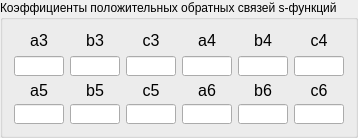
      <widget class="QGroupBox" name="groupBox_3">
       <property name="title">
        <string>Коэффициенты положительных обратных связей s-функций</string>
       </property>
       <layout class="QGridLayout" name="gridLayout_5">
        <item row="1" column="2">
         <widget class="QLabel" name="label_30">
          <property name="maximumSize">
           <size>
            <width>50</width>
            <height>16</height>
           </size>
          </property>
          <property name="font">
           <font>
            <pointsize>12</pointsize>
           </font>
          </property>
          <property name="text">
           <string>c3</string>
          </property>
          <property name="alignment">
           <set>Qt::AlignCenter</set>
          </property>
         </widget>
        </item>
        <item row="1" column="0">
         <widget class="QLabel" name="label_28">
          <property name="minimumSize">
           <size>
            <width>22</width>
            <height>16</height>
           </size>
          </property>
          <property name="maximumSize">
           <size>
            <width>50</width>
            <height>16</height>
           </size>
          </property>
          <property name="font">
           <font>
            <pointsize>12</pointsize>
           </font>
          </property>
          <property name="text">
           <string>a3</string>
          </property>
          <property name="alignment">
           <set>Qt::AlignCenter</set>
          </property>
         </widget>
        </item>
        <item row="1" column="1">
         <widget class="QLabel" name="label_29">
          <property name="maximumSize">
           <size>
            <width>50</width>
            <height>16777215</height>
           </size>
          </property>
          <property name="font">
           <font>
            <pointsize>12</pointsize>
           </font>
          </property>
          <property name="text">
           <string>b3</string>
          </property>
          <property name="alignment">
           <set>Qt::AlignCenter</set>
          </property>
         </widget>
        </item>
        <item row="1" column="5">
         <widget class="QLabel" name="label_33">
          <property name="minimumSize">
           <size>
            <width>10</width>
            <height>19</height>
           </size>
          </property>
          <property name="maximumSize">
           <size>
            <width>50</width>
            <height>16777215</height>
           </size>
          </property>
          <property name="font">
           <font>
            <pointsize>12</pointsize>
           </font>
          </property>
          <property name="text">
           <string>c4</string>
          </property>
          <property name="alignment">
           <set>Qt::AlignCenter</set>
          </property>
         </widget>
        </item>
        <item row="1" column="4">
         <widget class="QLabel" name="label_32">
          <property name="maximumSize">
           <size>
            <width>50</width>
            <height>19</height>
           </size>
          </property>
          <property name="font">
           <font>
            <pointsize>12</pointsize>
           </font>
          </property>
          <property name="text">
           <string>b4</string>
          </property>
          <property name="alignment">
           <set>Qt::AlignCenter</set>
          </property>
         </widget>
        </item>
        <item row="4" column="0">
         <widget class="QLabel" name="label_34">
          <property name="maximumSize">
           <size>
            <width>50</width>
            <height>16</height>
           </size>
          </property>
          <property name="font">
           <font>
            <pointsize>12</pointsize>
           </font>
          </property>
          <property name="text">
           <string>a5</string>
          </property>
          <property name="alignment">
           <set>Qt::AlignCenter</set>
          </property>
         </widget>
        </item>
        <item row="1" column="3">
         <widget class="QLabel" name="label_31">
          <property name="maximumSize">
           <size>
            <width>50</width>
            <height>19</height>
           </size>
          </property>
          <property name="font">
           <font>
            <pointsize>12</pointsize>
           </font>
          </property>
          <property name="text">
           <string>a4</string>
          </property>
          <property name="alignment">
           <set>Qt::AlignCenter</set>
          </property>
         </widget>
        </item>
        <item row="3" column="3">
         <widget class="QLineEdit" name="lineEdit_a4">
          <property name="maximumSize">
           <size>
            <width>50</width>
            <height>20</height>
           </size>
          </property>
         </widget>
        </item>
        <item row="3" column="4">
         <widget class="QLineEdit" name="lineEdit_b4">
          <property name="maximumSize">
           <size>
            <width>50</width>
            <height>20</height>
           </size>
          </property>
         </widget>
        </item>
        <item row="3" column="1">
         <widget class="QLineEdit" name="lineEdit_b3">
          <property name="maximumSize">
           <size>
            <width>50</width>
            <height>20</height>
           </size>
          </property>
         </widget>
        </item>
        <item row="3" column="0">
         <widget class="QLineEdit" name="lineEdit_a3">
          <property name="maximumSize">
           <size>
            <width>50</width>
            <height>20</height>
           </size>
          </property>
         </widget>
        </item>
        <item row="3" column="2">
         <widget class="QLineEdit" name="lineEdit_c3">
          <property name="maximumSize">
           <size>
            <width>50</width>
            <height>20</height>
           </size>
          </property>
         </widget>
        </item>
        <item row="4" column="1">
         <widget class="QLabel" name="label_35">
          <property name="maximumSize">
           <size>
            <width>50</width>
            <height>16</height>
           </size>
          </property>
          <property name="font">
           <font>
            <pointsize>12</pointsize>
           </font>
          </property>
          <property name="text">
           <string>b5</string>
          </property>
          <property name="alignment">
           <set>Qt::AlignCenter</set>
          </property>
         </widget>
        </item>
        <item row="3" column="5">
         <widget class="QLineEdit" name="lineEdit_c4">
          <property name="maximumSize">
           <size>
            <width>50</width>
            <height>20</height>
           </size>
          </property>
         </widget>
        </item>
        <item row="5" column="1">
         <widget class="QLineEdit" name="lineEdit_b5">
          <property name="maximumSize">
           <size>
            <width>50</width>
            <height>20</height>
           </size>
          </property>
         </widget>
        </item>
        <item row="5" column="0">
         <widget class="QLineEdit" name="lineEdit_a5">
          <property name="maximumSize">
           <size>
            <width>50</width>
            <height>20</height>
           </size>
          </property>
         </widget>
        </item>
        <item row="4" column="2">
         <widget class="QLabel" name="label_36">
          <property name="maximumSize">
           <size>
            <width>50</width>
            <height>16</height>
           </size>
          </property>
          <property name="font">
           <font>
            <pointsize>12</pointsize>
           </font>
          </property>
          <property name="text">
           <string>c5</string>
          </property>
          <property name="alignment">
           <set>Qt::AlignCenter</set>
          </property>
         </widget>
        </item>
        <item row="5" column="2">
         <widget class="QLineEdit" name="lineEdit_c5">
          <property name="maximumSize">
           <size>
            <width>50</width>
            <height>20</height>
           </size>
          </property>
         </widget>
        </item>
        <item row="4" column="3">
         <widget class="QLabel" name="label_38">
          <property name="maximumSize">
           <size>
            <width>50</width>
            <height>16</height>
           </size>
          </property>
          <property name="font">
           <font>
            <pointsize>12</pointsize>
           </font>
          </property>
          <property name="text">
           <string>a6</string>
          </property>
          <property name="alignment">
           <set>Qt::AlignCenter</set>
          </property>
         </widget>
        </item>
        <item row="5" column="3">
         <widget class="QLineEdit" name="lineEdit_a6">
          <property name="maximumSize">
           <size>
            <width>50</width>
            <height>20</height>
           </size>
          </property>
         </widget>
        </item>
        <item row="4" column="4">
         <widget class="QLabel" name="label_39">
          <property name="maximumSize">
           <size>
            <width>50</width>
            <height>16</height>
           </size>
          </property>
          <property name="font">
           <font>
            <pointsize>12</pointsize>
           </font>
          </property>
          <property name="text">
           <string>b6</string>
          </property>
          <property name="alignment">
           <set>Qt::AlignCenter</set>
          </property>
         </widget>
        </item>
        <item row="5" column="4">
         <widget class="QLineEdit" name="lineEdit_b6">
          <property name="maximumSize">
           <size>
            <width>50</width>
            <height>20</height>
           </size>
          </property>
         </widget>
        </item>
        <item row="4" column="5">
         <widget class="QLabel" name="label_37">
          <property name="maximumSize">
           <size>
            <width>50</width>
            <height>16</height>
           </size>
          </property>
          <property name="font">
           <font>
            <pointsize>12</pointsize>
           </font>
          </property>
          <property name="text">
           <string>c6</string>
          </property>
          <property name="alignment">
           <set>Qt::AlignCenter</set>
          </property>
         </widget>
        </item>
        <item row="5" column="5">
         <widget class="QLineEdit" name="lineEdit_c6">
          <property name="maximumSize">
           <size>
            <width>50</width>
            <height>20</height>
           </size>
          </property>
         </widget>
        </item>
       </layout>
      </widget>
